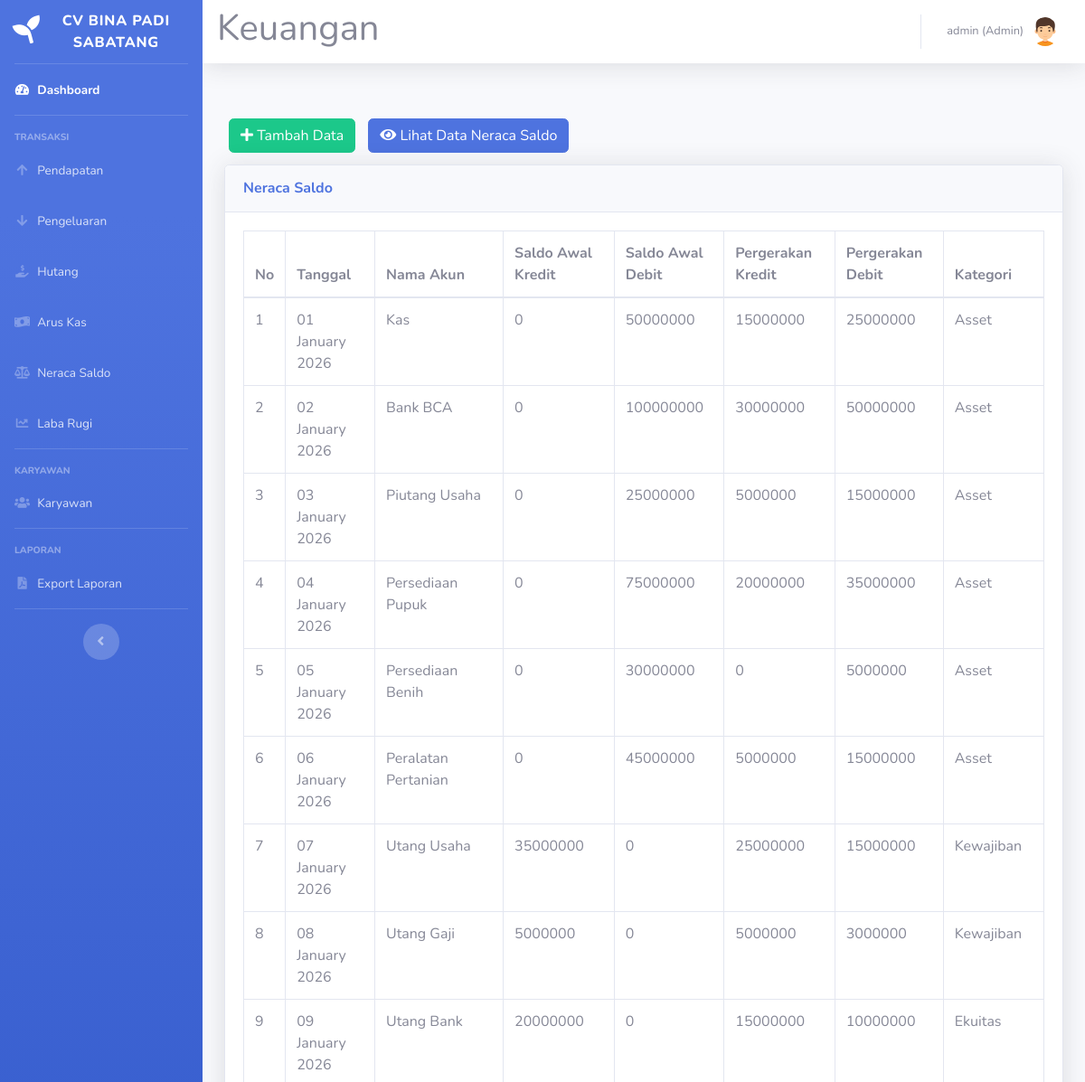
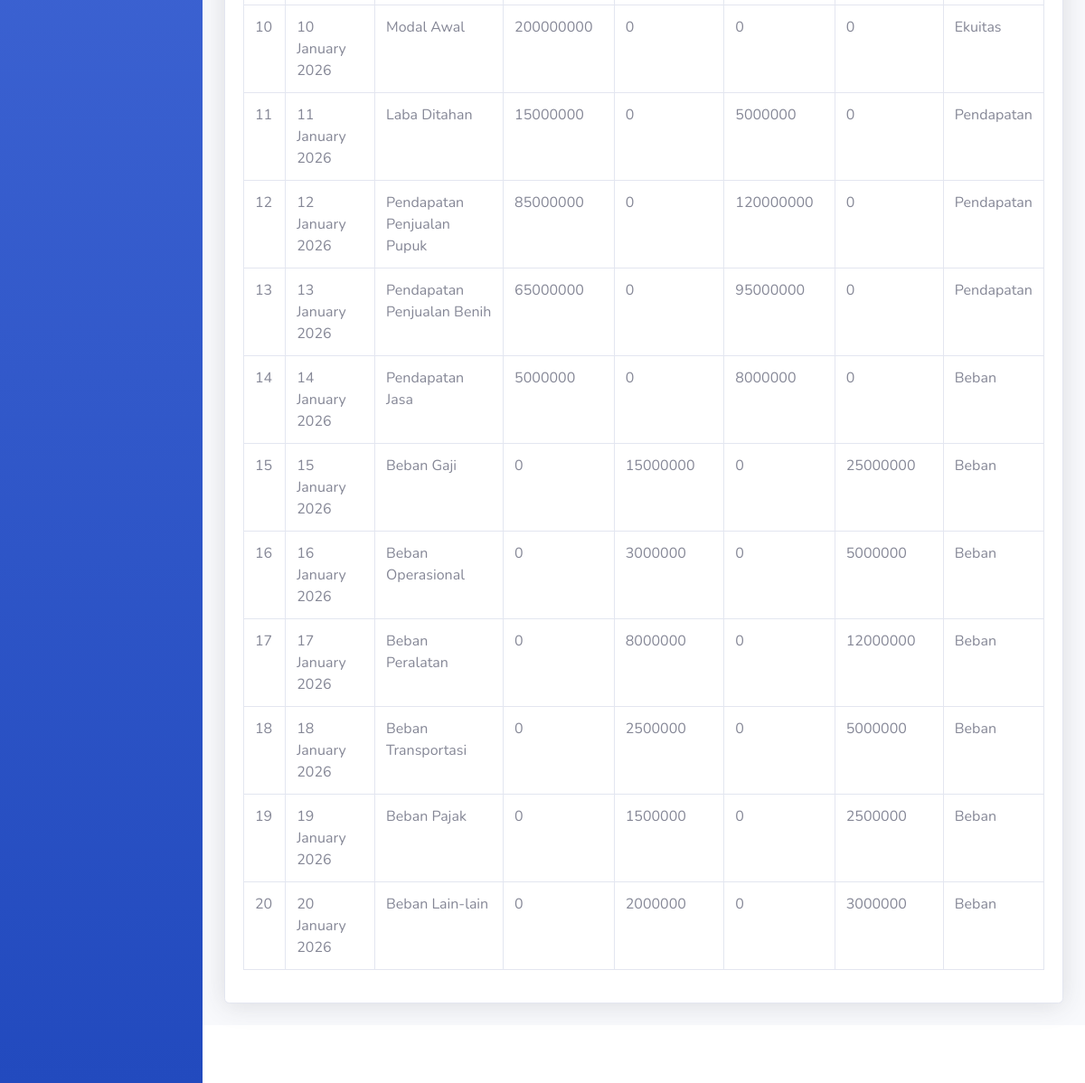
/neraca-saldo.php (signed in), run on the app's committed database (2 pictures, top to bottom).
### tables this page shows
CREATE TABLE `neraca_saldo` (
  `id_neraca_saldo` int(11) NOT NULL,
  `tanggal` date NOT NULL,
  `nama_akun` varchar(100) DEFAULT NULL,
  `nomor_akun` varchar(20) DEFAULT NULL,
  `saldo_awal_debit` int(30) DEFAULT NULL,
  `saldo_awal_kredit` int(30) DEFAULT NULL,
  `pergerakan_debit` int(30) DEFAULT NULL,
  `pergerakan_kredit` int(30) DEFAULT NULL,
  `status` int(11) DEFAULT NULL,
  `id_user` int(11) DEFAULT NULL
);

### neraca-saldo.php (the view, shortened to what this page needs)
<!DOCTYPE html>
<html lang="en">
<head>
    <link href="vendor/fontawesome-free/css/all.min.css" rel="stylesheet" type="text/css">
    <link href="css/sb-admin-2.min.css" rel="stylesheet">
</head>
<body id="page-top">
    <?php
    require('sidebar.php');
    ?>
    <div id="content">
        <?php require('navbar.php'); ?>
        <div class="container-fluid">
            <div class="row">
            </div>
            <div class="row">
                <div class="col-12">
                    <div class="py-2">
                        <a href="neraca-saldo-tambah.php" class="btn btn-success" style="margin:5px"><i class="fa fa-plus"></i> Tambah Data</a>
                        <a href="neraca-saldo-lihat.php" class="btn btn-primary" style="margin:5px"><i class="fa fa-eye"></i> Lihat Data Neraca Saldo</a>
                    </div>
                    <div class="card shadow mb-4">
                        <div class="card-header py-3">
                            <h6 class="m-0 font-weight-bold text-primary">Neraca Saldo</h6>
                        </div>
                        <div class="card-body">
                            <div class="table-responsive">
                                <table class="table table-bordered" id="dataTable" width="100%" cellspacing="0">
                                    <thead>
                                        <tr>
                                            <th>No</th>
                                            <th>Tanggal</th>
                                            <th>Nama Akun</th>
                                            <th>Saldo Awal Kredit</th>
                                            <th>Saldo Awal Debit</th>
                                            <th>Pergerakan Kredit</th>
                                            <th>Pergerakan Debit</th>
                                            <th>Kategori</th>
                                        </tr>
                                    </thead>
                                    <tbody>
                                        <?php
                                        include('koneksi.php');
                                        $sql = "SELECT * FROM neraca_saldo";
                                        $result = $koneksi->query($sql);
                                        if ($result->num_rows > 0) {
                                            $no = 1;
                                            while ($row = $result->fetch_assoc()) {
                                                echo "<tr>";
                                                echo "<td>" . $no . "</td>";
                                                echo "<td>" . date('d F Y', strtotime($row["tanggal"])) . "</td>";
                                                echo "<td>" . $row["nama_akun"] . "</td>";
                                                echo "<td>" . $row["saldo_awal_kredit"] . "</td>";
                                                echo "<td>" . $row["saldo_awal_debit"] . "</td>";
                                                echo "<td>" . $row["pergerakan_kredit"] . "</td>";
                                                echo "<td>" . $row["pergerakan_debit"] . "</td>";
                                                $kategori = "";
                                                switch ($row["status"]) {
                                                    case 1:
                                                        $kategori = "Asset";
                                                        break;
                                                    case 2:
                                                        $kategori = "Kewajiban";
                                                        break;
                                                    case 3:
                                                        $kategori = "Ekuitas";
                                                        break;
                                                    case 4:
                                                        $kategori = "Pendapatan";
                                                        break;
                                                    case 5:
                                                        $kategori = "Beban";
                                                        break;
                                                }
                                                echo "<td>" . $kategori . "</td>";
                                                echo "</tr>";
                                                $no++;
                                            }
                                        } else {
                                            echo "0 results";
                                        }
                                        ?>
                                    </tbody>
                                </table>
                            </div>
                        </div>
                    </div>
                </div>
            </div>
        </div>
        <?php require 'footer.php' ?>
    </div>
    </div>
</body>
</html>

### data on the page
neraca_saldo: tanggal "01 January 2026", nama_akun "Kas", saldo_awal_kredit "0", saldo_awal_debit "50000000", pergerakan_kredit "15000000", pergerakan_debit "25000000", status "Asset"
neraca_saldo: tanggal "02 January 2026", nama_akun "Bank BCA", saldo_awal_kredit "0", saldo_awal_debit "100000000", pergerakan_kredit "30000000", pergerakan_debit "50000000", status "Asset"
neraca_saldo: tanggal "03 January 2026", nama_akun "Piutang Usaha", saldo_awal_kredit "0", saldo_awal_debit "25000000", pergerakan_kredit "5000000", pergerakan_debit "15000000", status "Asset"
neraca_saldo: tanggal "04 January 2026", nama_akun "Persediaan Pupuk", saldo_awal_kredit "0", saldo_awal_debit "75000000", pergerakan_kredit "20000000", pergerakan_debit "35000000", status "Asset"
neraca_saldo: tanggal "05 January 2026", nama_akun "Persediaan Benih", saldo_awal_kredit "0", saldo_awal_debit "30000000", pergerakan_kredit "0", pergerakan_debit "5000000", status "Asset"
neraca_saldo: tanggal "06 January 2026", nama_akun "Peralatan Pertanian", saldo_awal_kredit "0", saldo_awal_debit "45000000", pergerakan_kredit "5000000", pergerakan_debit "15000000", status "Asset"
neraca_saldo: tanggal "07 January 2026", nama_akun "Utang Usaha", saldo_awal_kredit "35000000", saldo_awal_debit "0", pergerakan_kredit "25000000", pergerakan_debit "15000000", status "Kewajiban"
neraca_saldo: tanggal "08 January 2026", nama_akun "Utang Gaji", saldo_awal_kredit "5000000", saldo_awal_debit "0", pergerakan_kredit "5000000", pergerakan_debit "3000000", status "Kewajiban"
neraca_saldo: tanggal "09 January 2026", nama_akun "Utang Bank", saldo_awal_kredit "20000000", saldo_awal_debit "0", pergerakan_kredit "15000000", pergerakan_debit "10000000", status "Ekuitas"
neraca_saldo: tanggal "10 January 2026", nama_akun "Modal Awal", saldo_awal_kredit "200000000", saldo_awal_debit "0", pergerakan_kredit "0", pergerakan_debit "0", status "Ekuitas"
neraca_saldo: tanggal "11 January 2026", nama_akun "Laba Ditahan", saldo_awal_kredit "15000000", saldo_awal_debit "0", pergerakan_kredit "5000000", pergerakan_debit "0", status "Pendapatan"
neraca_saldo: tanggal "12 January 2026", nama_akun "Pendapatan Penjualan Pupuk", saldo_awal_kredit "85000000", saldo_awal_debit "0", pergerakan_kredit "120000000", pergerakan_debit "0", status "Pendapatan"
neraca_saldo: tanggal "13 January 2026", nama_akun "Pendapatan Penjualan Benih", saldo_awal_kredit "65000000", saldo_awal_debit "0", pergerakan_kredit "95000000", pergerakan_debit "0", status "Pendapatan"
neraca_saldo: tanggal "14 January 2026", nama_akun "Pendapatan Jasa", saldo_awal_kredit "5000000", saldo_awal_debit "0", pergerakan_kredit "8000000", pergerakan_debit "0", status "Beban"
neraca_saldo: tanggal "15 January 2026", nama_akun "Beban Gaji", saldo_awal_kredit "0", saldo_awal_debit "15000000", pergerakan_kredit "0", pergerakan_debit "25000000", status "Beban"
neraca_saldo: tanggal "16 January 2026", nama_akun "Beban Operasional", saldo_awal_kredit "0", saldo_awal_debit "3000000", pergerakan_kredit "0", pergerakan_debit "5000000", status "Beban"
neraca_saldo: tanggal "17 January 2026", nama_akun "Beban Peralatan", saldo_awal_kredit "0", saldo_awal_debit "8000000", pergerakan_kredit "0", pergerakan_debit "12000000", status "Beban"
neraca_saldo: tanggal "18 January 2026", nama_akun "Beban Transportasi", saldo_awal_kredit "0", saldo_awal_debit "2500000", pergerakan_kredit "0", pergerakan_debit "5000000", status "Beban"
neraca_saldo: tanggal "19 January 2026", nama_akun "Beban Pajak", saldo_awal_kredit "0", saldo_awal_debit "1500000", pergerakan_kredit "0", pergerakan_debit "2500000", status "Beban"
neraca_saldo: tanggal "20 January 2026", nama_akun "Beban Lain-lain", saldo_awal_kredit "0", saldo_awal_debit "2000000", pergerakan_kredit "0", pergerakan_debit "3000000", status "Beban"

### other printed values
$_SESSION['nama'] "admin"
$_SESSION['level'] "Admin"
